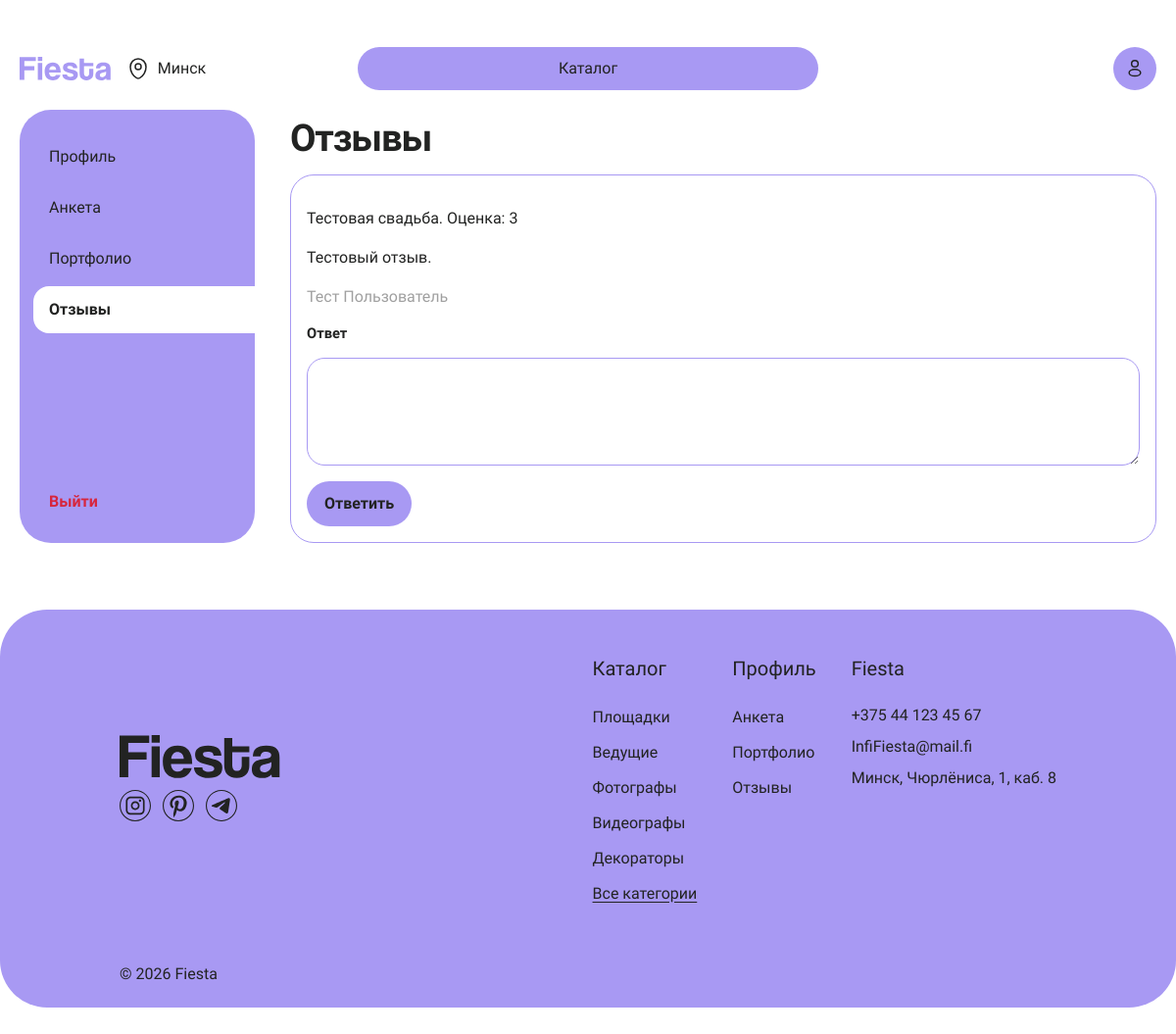
The page /profile/reviews/ (signed in) on the database its author committed.
### projects/models.py (models this page shows, shortened)
class Review(models.Model):
    author = models.ForeignKey(
        "accounts.UserProfile",
        on_delete=models.CASCADE,
        related_name="reviews",
        verbose_name="Автор",
    )
    specialist = models.ForeignKey(
        "accounts.SpecialistProfile",
        on_delete=models.CASCADE,
        related_name="reviews",
        verbose_name="Специалист",
    )
    project = models.ForeignKey(
        Project,
        on_delete=models.CASCADE,
        related_name="reviews",
        verbose_name="Проект",
    )
    rating = models.PositiveSmallIntegerField(
        "Оценка",
        validators=[MinValueValidator(1), MaxValueValidator(5)],
    )
    text = models.TextField("Текст")
    reply = models.TextField("Ответ", blank=True)
    reply_at = models.DateTimeField("Когда ответил", null=True, blank=True)
    is_hidden = models.BooleanField("Скрыт", default=False)
    created_at = models.DateTimeField("Когда оставлен", auto_now_add=True)
    class Meta:
        db_table = "review"
        verbose_name = "Отзыв"
        verbose_name_plural = "Отзывы"
        constraints = [
            models.UniqueConstraint(
                fields=["author", "specialist", "project"],
                name="unique_review",
            ),
            models.CheckConstraint(
                condition=models.Q(rating__gte=1, rating__lte=5),
                name="review_rating_between_1_and_5",
            ),
        ]
        ordering = ["-created_at"]

class Project(models.Model):
    class Status(models.TextChoices):
        IN_PROGRESS = "in_progress", "В процессе"
        COMPLETED = "completed", "Завершён"
    owner = models.ForeignKey(
        "accounts.UserProfile",
        on_delete=models.CASCADE,
        related_name="projects",
        verbose_name="Владелец",
    )
    event_type = models.ForeignKey(
        "catalog.EventType",
        on_delete=models.PROTECT,
        related_name="projects",
        verbose_name="Тип мероприятия",
    )
    title = models.CharField("Название", max_length=200)
    event_date = models.DateField("Дата")
    description = models.TextField("Описание", blank=True)
    status = models.CharField(
        "Статус",
        max_length=20,
        choices=Status.choices,
        default=Status.IN_PROGRESS,
    )
    created_at = models.DateTimeField("Когда создан", auto_now_add=True)
    class Meta:
        db_table = "project"
        verbose_name = "Проект"
        verbose_name_plural = "Проекты"
        ordering = ["-created_at"]

### accounts/models.py (models this page shows, shortened)
class UserProfile(models.Model):
    account = models.OneToOneField(
        Account,
        on_delete=models.CASCADE,
        related_name="user_profile",
        verbose_name="Учётная запись",
    )
    first_name = models.CharField("Имя", max_length=100)
    last_name = models.CharField("Фамилия", max_length=100)
    patronymic = models.CharField("Отчество", max_length=100, blank=True)
    birth_date = models.DateField("День рождения", null=True, blank=True)
    phone = models.CharField("Телефон", max_length=30, blank=True)
    city = models.CharField("Город", max_length=100, default="Минск")
    photo = models.ImageField("Фото", upload_to="profiles/", blank=True)
    instagram = models.CharField("Instagram", max_length=200, blank=True)
    telegram = models.CharField("Telegram", max_length=200, blank=True)
    pinterest = models.CharField("Pinterest", max_length=200, blank=True)
    class Meta:
        db_table = "user_profiles"
        verbose_name = "Профиль пользователя"
        verbose_name_plural = "Профили пользователей"

### projects/views.py (the view, shortened to what this page needs)
# urls.py: path("profile/reviews/", views.specialist_reviews, name="specialist_reviews"),
@login_required
def specialist_reviews(request):
    if request.user.role != Account.Role.SPECIALIST:
        messages.error(request, "Эта страница только для специалиста")
        return redirect("cabinet")
    profile = request.user.specialist_profile
    reviews = profile.reviews.filter(is_hidden=False).select_related("author", "project")
    return render(
        request,
        "projects/specialist_reviews.html",
        {"reviews": reviews, "section": "reviews"},
    )

### templates/projects/specialist_reviews.html (shortened to what this page needs)
{% extends "base.html" %}
{% block content %}
  <div class="cabinet">
  {% include "cabinet_nav.html" %}
  <div class="cabinet-body">
  <h1>Отзывы</h1>
  {% for review in reviews %}
    <article class="card">
      <p>{{ review.project.title }}. Оценка: {{ review.rating }}</p>
      <p>{{ review.text }}</p>
      <p class="hint">{{ review.author.first_name }} {{ review.author.last_name }}</p>
      <form class="stack" method="post">
        <label for="reply-{{ review.pk }}">Ответ</label>
        <textarea class="input" id="reply-{{ review.pk }}" name="reply" rows="3">{{ review.reply }}</textarea>
        <button type="submit">Ответить</button>
      </form>
    </article>
  {% empty %}
    <p>Отзывов нет.</p>
  {% endfor %}
  </div>
  </div>
{% endblock %}

### static/css/site.css (style rules this page uses)
:root { color-scheme: light; --ink: #222322; --muted: #A0A0A0; --paper: #FFFFFF; --card: #FFFFFF; --line: #A899F3; --lilac: #A899F3; --lilac-deep: #9380F0; --lilac-soft: #A899F3; --danger: #D7263D; --shadow: 0 10px 30px rgba(34, 35, 34, 0.06); }
* { box-sizing: border-box; }
body { margin: 0; min-height: 100vh; font-family: "Golos Text", "Segoe UI", sans-serif; color: var(--ink); background: var(--paper); line-height: 1.5; }
h1 { margin: 0 0 8px; font-size: 2.4rem; letter-spacing: -0.03em; }
.filters form, .stack { display: grid; gap: 8px; }
.side-card, .card, .banner { padding: 16px; border: 1px solid var(--line); border-radius: 24px; background: white; }
.hint, .page-links { margin: 0; color: var(--muted); }
.cabinet { display: grid; grid-template-columns: 240px 1fr; gap: 36px; align-items: stretch; }
label { margin-top: 8px; font-size: 0.92rem; font-weight: 650; }
.input, select, textarea { width: 100%; padding: 12px 14px; border: 1.5px solid var(--lilac); border-radius: 999px; background: white; font: inherit; color: var(--ink); }
textarea.input, textarea { border-radius: 18px; min-height: 110px; resize: vertical; }
button[type="submit"], .button { width: fit-content; margin-top: 8px; padding: 11px 18px; border: 0; border-radius: 999px; background: var(--lilac); color: var(--ink); font: inherit; font-weight: 650; cursor: pointer; }
.cabinet-body label { display: block; margin: 14px 0 6px; }

### rows shown on the page
Review: project "Тестовая свадьба", rating "3", text "Тестовый отзыв.", author.first_name "Тест", author.last_name "Пользователь"

### other values the page prints
{{ category.label }} "Площадки" "Ведущие" "Фотографы" "Видеографы" "Декораторы"
